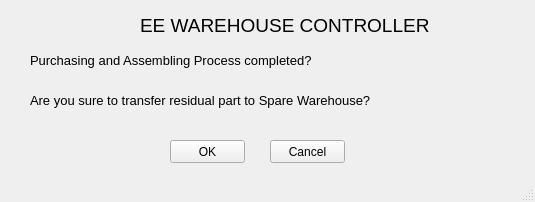
<?xml version="1.0" encoding="UTF-8"?>
<ui version="4.0">
 <class>ConfirmTransferWindow</class>
 <widget class="QMainWindow" name="ConfirmTransferWindow">
  <property name="geometry">
   <rect>
    <x>0</x>
    <y>0</y>
    <width>535</width>
    <height>202</height>
   </rect>
  </property>
  <property name="windowTitle">
   <string>Confirm Transfer Part to Spare</string>
  </property>
  <widget class="QWidget" name="centralwidget">
   <widget class="QLabel" name="label_4">
    <property name="geometry">
     <rect>
      <x>140</x>
      <y>10</y>
      <width>331</width>
      <height>31</height>
     </rect>
    </property>
    <property name="font">
     <font>
      <pointsize>14</pointsize>
     </font>
    </property>
    <property name="text">
     <string>EE WAREHOUSE CONTROLLER</string>
    </property>
   </widget>
   <widget class="QLabel" name="Confirm_Project_complete">
    <property name="geometry">
     <rect>
      <x>30</x>
      <y>40</y>
      <width>501</width>
      <height>41</height>
     </rect>
    </property>
    <property name="font">
     <font>
      <pointsize>10</pointsize>
     </font>
    </property>
    <property name="text">
     <string>Purchasing and Assembling Process completed?</string>
    </property>
   </widget>
   <widget class="QLabel" name="Confirm_Project_complete_2">
    <property name="geometry">
     <rect>
      <x>30</x>
      <y>80</y>
      <width>501</width>
      <height>41</height>
     </rect>
    </property>
    <property name="font">
     <font>
      <pointsize>10</pointsize>
     </font>
    </property>
    <property name="text">
     <string>Are you sure to transfer residual part to Spare Warehouse?</string>
    </property>
   </widget>
   <widget class="QPushButton" name="pushButton">
    <property name="geometry">
     <rect>
      <x>170</x>
      <y>140</y>
      <width>75</width>
      <height>23</height>
     </rect>
    </property>
    <property name="text">
     <string>OK</string>
    </property>
   </widget>
   <widget class="QPushButton" name="pushButton_2">
    <property name="geometry">
     <rect>
      <x>270</x>
      <y>140</y>
      <width>75</width>
      <height>23</height>
     </rect>
    </property>
    <property name="text">
     <string>Cancel</string>
    </property>
   </widget>
  </widget>
  <widget class="QStatusBar" name="statusbar"/>
 </widget>
 <resources/>
 <connections/>
</ui>
